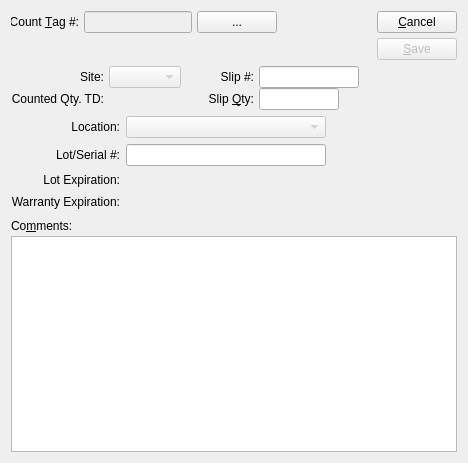
<?xml version="1.0" encoding="UTF-8"?>
<ui version="4.0">
 <comment>This file is part of the xTuple ERP: PostBooks Edition, a free and
open source Enterprise Resource Planning software suite,
Copyright (c) 1999-2019 by OpenMFG LLC, d/b/a xTuple.
It is licensed to you under the Common Public Attribution License
version 1.0, the full text of which (including xTuple-specific Exhibits)
is available at www.xtuple.com/CPAL.  By using this software, you agree
to be bound by its terms.</comment>
 <class>countSlip</class>
 <widget class="QDialog" name="countSlip">
  <property name="geometry">
   <rect>
    <x>0</x>
    <y>0</y>
    <width>468</width>
    <height>463</height>
   </rect>
  </property>
  <property name="windowTitle">
   <string>Count Slip</string>
  </property>
  <layout class="QGridLayout">
   <item row="0" column="0" colspan="2">
    <layout class="QHBoxLayout">
     <property name="spacing">
      <number>7</number>
     </property>
     <item>
      <layout class="QVBoxLayout">
       <property name="spacing">
        <number>5</number>
       </property>
       <item>
        <layout class="QHBoxLayout">
         <property name="spacing">
          <number>5</number>
         </property>
         <item>
          <widget class="QLabel" name="_countTagNumberLit">
           <property name="text">
            <string>Count &amp;Tag #:</string>
           </property>
           <property name="alignment">
            <set>Qt::AlignRight|Qt::AlignTrailing|Qt::AlignVCenter</set>
           </property>
           <property name="buddy">
            <cstring>_countTagList</cstring>
           </property>
          </widget>
         </item>
         <item>
          <widget class="XLineEdit" name="_countTagNumber">
           <property name="enabled">
            <bool>false</bool>
           </property>
          </widget>
         </item>
         <item>
          <widget class="QPushButton" name="_countTagList">
           <property name="text">
            <string>...</string>
           </property>
          </widget>
         </item>
         <item>
          <spacer>
           <property name="orientation">
            <enum>Qt::Horizontal</enum>
           </property>
           <property name="sizeType">
            <enum>QSizePolicy::Preferred</enum>
           </property>
           <property name="sizeHint" stdset="0">
            <size>
             <width>20</width>
             <height>20</height>
            </size>
           </property>
          </spacer>
         </item>
        </layout>
       </item>
       <item>
        <widget class="ItemCluster" name="_item">
         <property name="focusPolicy">
          <enum>Qt::StrongFocus</enum>
         </property>
        </widget>
       </item>
      </layout>
     </item>
     <item>
      <layout class="QHBoxLayout">
       <property name="spacing">
        <number>0</number>
       </property>
       <item>
        <spacer>
         <property name="orientation">
          <enum>Qt::Horizontal</enum>
         </property>
         <property name="sizeType">
          <enum>QSizePolicy::Expanding</enum>
         </property>
         <property name="sizeHint" stdset="0">
          <size>
           <width>20</width>
           <height>20</height>
          </size>
         </property>
        </spacer>
       </item>
       <item>
        <layout class="QVBoxLayout">
         <property name="spacing">
          <number>5</number>
         </property>
         <item>
          <widget class="QPushButton" name="_close">
           <property name="text">
            <string>&amp;Cancel</string>
           </property>
          </widget>
         </item>
         <item>
          <widget class="QPushButton" name="_save">
           <property name="enabled">
            <bool>false</bool>
           </property>
           <property name="text">
            <string>&amp;Save</string>
           </property>
           <property name="default">
            <bool>true</bool>
           </property>
          </widget>
         </item>
         <item>
          <spacer>
           <property name="orientation">
            <enum>Qt::Vertical</enum>
           </property>
           <property name="sizeType">
            <enum>QSizePolicy::Expanding</enum>
           </property>
           <property name="sizeHint" stdset="0">
            <size>
             <width>20</width>
             <height>0</height>
            </size>
           </property>
          </spacer>
         </item>
        </layout>
       </item>
      </layout>
     </item>
    </layout>
   </item>
   <item row="1" column="0" colspan="2">
    <layout class="QHBoxLayout">
     <property name="spacing">
      <number>0</number>
     </property>
     <item>
      <layout class="QHBoxLayout">
       <property name="spacing">
        <number>7</number>
       </property>
       <item>
        <layout class="QHBoxLayout">
         <property name="spacing">
          <number>5</number>
         </property>
         <item>
          <layout class="QVBoxLayout">
           <property name="spacing">
            <number>0</number>
           </property>
           <item>
            <widget class="QLabel" name="_warehouseLit">
             <property name="text">
              <string>Site:</string>
             </property>
             <property name="alignment">
              <set>Qt::AlignRight|Qt::AlignTrailing|Qt::AlignVCenter</set>
             </property>
            </widget>
           </item>
           <item>
            <widget class="QLabel" name="_countedQtyTDLit">
             <property name="text">
              <string>Counted Qty. TD:</string>
             </property>
             <property name="alignment">
              <set>Qt::AlignRight|Qt::AlignTrailing|Qt::AlignVCenter</set>
             </property>
             <property name="buddy">
              <cstring>_qty</cstring>
             </property>
            </widget>
           </item>
          </layout>
         </item>
         <item>
          <layout class="QVBoxLayout">
           <property name="spacing">
            <number>0</number>
           </property>
           <item>
            <layout class="QHBoxLayout">
             <property name="spacing">
              <number>0</number>
             </property>
             <item>
              <widget class="WComboBox" name="_warehouse">
               <property name="enabled">
                <bool>false</bool>
               </property>
              </widget>
             </item>
             <item>
              <spacer>
               <property name="orientation">
                <enum>Qt::Horizontal</enum>
               </property>
               <property name="sizeType">
                <enum>QSizePolicy::Preferred</enum>
               </property>
               <property name="sizeHint" stdset="0">
                <size>
                 <width>20</width>
                 <height>20</height>
                </size>
               </property>
              </spacer>
             </item>
            </layout>
           </item>
           <item>
            <widget class="QLabel" name="_countedQtyTD">
             <property name="text">
              <string/>
             </property>
             <property name="alignment">
              <set>Qt::AlignRight|Qt::AlignTrailing|Qt::AlignVCenter</set>
             </property>
            </widget>
           </item>
          </layout>
         </item>
        </layout>
       </item>
       <item>
        <layout class="QHBoxLayout">
         <property name="spacing">
          <number>5</number>
         </property>
         <item>
          <layout class="QVBoxLayout">
           <property name="spacing">
            <number>0</number>
           </property>
           <item>
            <widget class="QLabel" name="_slipNumberLit">
             <property name="text">
              <string>Slip #:</string>
             </property>
             <property name="alignment">
              <set>Qt::AlignRight|Qt::AlignTrailing|Qt::AlignVCenter</set>
             </property>
            </widget>
           </item>
           <item>
            <widget class="QLabel" name="_qtyLit">
             <property name="text">
              <string>Slip &amp;Qty:</string>
             </property>
             <property name="alignment">
              <set>Qt::AlignRight|Qt::AlignTrailing|Qt::AlignVCenter</set>
             </property>
             <property name="buddy">
              <cstring>_qty</cstring>
             </property>
            </widget>
           </item>
          </layout>
         </item>
         <item>
          <layout class="QVBoxLayout">
           <property name="spacing">
            <number>0</number>
           </property>
           <item>
            <widget class="XLineEdit" name="_number">
             <property name="maximumSize">
              <size>
               <width>100</width>
               <height>32767</height>
              </size>
             </property>
             <property name="alignment">
              <set>Qt::AlignLeading</set>
             </property>
            </widget>
           </item>
           <item>
            <widget class="XLineEdit" name="_qty">
             <property name="maximumSize">
              <size>
               <width>80</width>
               <height>32767</height>
              </size>
             </property>
             <property name="alignment">
              <set>Qt::AlignRight</set>
             </property>
            </widget>
           </item>
          </layout>
         </item>
        </layout>
       </item>
      </layout>
     </item>
     <item>
      <spacer>
       <property name="orientation">
        <enum>Qt::Horizontal</enum>
       </property>
       <property name="sizeType">
        <enum>QSizePolicy::Expanding</enum>
       </property>
       <property name="sizeHint" stdset="0">
        <size>
         <width>20</width>
         <height>20</height>
        </size>
       </property>
      </spacer>
     </item>
    </layout>
   </item>
   <item row="2" column="0">
    <layout class="QGridLayout">
     <item row="0" column="0">
      <widget class="QLabel" name="_locationLit">
       <property name="text">
        <string>Location:</string>
       </property>
       <property name="alignment">
        <set>Qt::AlignRight|Qt::AlignTrailing|Qt::AlignVCenter</set>
       </property>
      </widget>
     </item>
     <item row="0" column="1">
      <widget class="XComboBox" name="_location">
       <property name="enabled">
        <bool>false</bool>
       </property>
      </widget>
     </item>
     <item row="1" column="0">
      <widget class="QLabel" name="_lotSerialLit">
       <property name="text">
        <string>Lot/Serial #:</string>
       </property>
       <property name="alignment">
        <set>Qt::AlignRight|Qt::AlignTrailing|Qt::AlignVCenter</set>
       </property>
      </widget>
     </item>
     <item row="1" column="1">
      <widget class="XLineEdit" name="_lotSerial">
       <property name="minimumSize">
        <size>
         <width>200</width>
         <height>0</height>
        </size>
       </property>
       <property name="alignment">
        <set>Qt::AlignLeading</set>
       </property>
      </widget>
     </item>
     <item row="2" column="0">
      <widget class="QLabel" name="label">
       <property name="text">
        <string>Lot Expiration:</string>
       </property>
       <property name="alignment">
        <set>Qt::AlignRight|Qt::AlignTrailing|Qt::AlignVCenter</set>
       </property>
      </widget>
     </item>
     <item row="2" column="1">
      <layout class="QHBoxLayout">
       <item>
        <widget class="DLineEdit" name="_expiration"/>
       </item>
       <item>
        <spacer>
         <property name="orientation">
          <enum>Qt::Horizontal</enum>
         </property>
         <property name="sizeType">
          <enum>QSizePolicy::Expanding</enum>
         </property>
         <property name="sizeHint" stdset="0">
          <size>
           <width>30</width>
           <height>16</height>
          </size>
         </property>
        </spacer>
       </item>
      </layout>
     </item>
     <item row="3" column="0">
      <widget class="QLabel" name="label_2">
       <property name="text">
        <string>Warranty Expiration:</string>
       </property>
       <property name="alignment">
        <set>Qt::AlignRight|Qt::AlignTrailing|Qt::AlignVCenter</set>
       </property>
      </widget>
     </item>
     <item row="3" column="1">
      <layout class="QHBoxLayout">
       <item>
        <widget class="DLineEdit" name="_warranty"/>
       </item>
       <item>
        <spacer>
         <property name="orientation">
          <enum>Qt::Horizontal</enum>
         </property>
         <property name="sizeType">
          <enum>QSizePolicy::Expanding</enum>
         </property>
         <property name="sizeHint" stdset="0">
          <size>
           <width>30</width>
           <height>16</height>
          </size>
         </property>
        </spacer>
       </item>
      </layout>
     </item>
    </layout>
   </item>
   <item row="2" column="1">
    <spacer>
     <property name="orientation">
      <enum>Qt::Horizontal</enum>
     </property>
     <property name="sizeHint" stdset="0">
      <size>
       <width>40</width>
       <height>20</height>
      </size>
     </property>
    </spacer>
   </item>
   <item row="3" column="0" colspan="2">
    <widget class="QFrame" name="frame">
     <property name="sizePolicy">
      <sizepolicy hsizetype="Preferred" vsizetype="Expanding">
       <horstretch>0</horstretch>
       <verstretch>1</verstretch>
      </sizepolicy>
     </property>
     <property name="frameShape">
      <enum>QFrame::NoFrame</enum>
     </property>
     <property name="frameShadow">
      <enum>QFrame::Plain</enum>
     </property>
     <layout class="QVBoxLayout">
      <property name="spacing">
       <number>0</number>
      </property>
      <property name="margin">
       <number>0</number>
      </property>
      <item>
       <widget class="QLabel" name="_commentsLit">
        <property name="sizePolicy">
         <sizepolicy hsizetype="Expanding" vsizetype="Fixed">
          <horstretch>0</horstretch>
          <verstretch>0</verstretch>
         </sizepolicy>
        </property>
        <property name="minimumSize">
         <size>
          <width>0</width>
          <height>20</height>
         </size>
        </property>
        <property name="text">
         <string>Co&amp;mments:</string>
        </property>
        <property name="alignment">
         <set>Qt::AlignLeading|Qt::AlignLeft|Qt::AlignVCenter</set>
        </property>
        <property name="buddy">
         <cstring>_comments</cstring>
        </property>
       </widget>
      </item>
      <item>
       <widget class="XTextEdit" name="_comments"/>
      </item>
     </layout>
    </widget>
   </item>
  </layout>
 </widget>
 <layoutdefault spacing="6" margin="11"/>
 <customwidgets>
  <customwidget>
   <class>DLineEdit</class>
   <extends>QWidget</extends>
   <header>datecluster.h</header>
   <container>1</container>
  </customwidget>
  <customwidget>
   <class>ItemCluster</class>
   <extends>QWidget</extends>
   <header>itemcluster.h</header>
   <container>1</container>
  </customwidget>
  <customwidget>
   <class>WComboBox</class>
   <extends>XComboBox</extends>
   <header>wcombobox.h</header>
  </customwidget>
  <customwidget>
   <class>XComboBox</class>
   <extends>QComboBox</extends>
   <header>xcombobox.h</header>
  </customwidget>
  <customwidget>
   <class>XLineEdit</class>
   <extends>QLineEdit</extends>
   <header>xlineedit.h</header>
   <container>1</container>
  </customwidget>
  <customwidget>
   <class>XTextEdit</class>
   <extends>QTextEdit</extends>
   <header>xtextedit.h</header>
  </customwidget>
 </customwidgets>
 <tabstops>
  <tabstop>_countTagNumber</tabstop>
  <tabstop>_countTagList</tabstop>
  <tabstop>_item</tabstop>
  <tabstop>_warehouse</tabstop>
  <tabstop>_number</tabstop>
  <tabstop>_qty</tabstop>
  <tabstop>_location</tabstop>
  <tabstop>_lotSerial</tabstop>
  <tabstop>_expiration</tabstop>
  <tabstop>_warranty</tabstop>
  <tabstop>_comments</tabstop>
  <tabstop>_close</tabstop>
  <tabstop>_save</tabstop>
 </tabstops>
 <resources/>
 <connections>
  <connection>
   <sender>_close</sender>
   <signal>clicked()</signal>
   <receiver>countSlip</receiver>
   <slot>reject()</slot>
   <hints>
    <hint type="sourcelabel">
     <x>20</x>
     <y>20</y>
    </hint>
    <hint type="destinationlabel">
     <x>20</x>
     <y>20</y>
    </hint>
   </hints>
  </connection>
  <connection>
   <sender>_item</sender>
   <signal>valid(bool)</signal>
   <receiver>_save</receiver>
   <slot>setEnabled(bool)</slot>
   <hints>
    <hint type="sourcelabel">
     <x>20</x>
     <y>20</y>
    </hint>
    <hint type="destinationlabel">
     <x>20</x>
     <y>20</y>
    </hint>
   </hints>
  </connection>
  <connection>
   <sender>_item</sender>
   <signal>warehouseIdChanged(int)</signal>
   <receiver>_warehouse</receiver>
   <slot>setId(int)</slot>
   <hints>
    <hint type="sourcelabel">
     <x>20</x>
     <y>20</y>
    </hint>
    <hint type="destinationlabel">
     <x>20</x>
     <y>20</y>
    </hint>
   </hints>
  </connection>
 </connections>
</ui>
